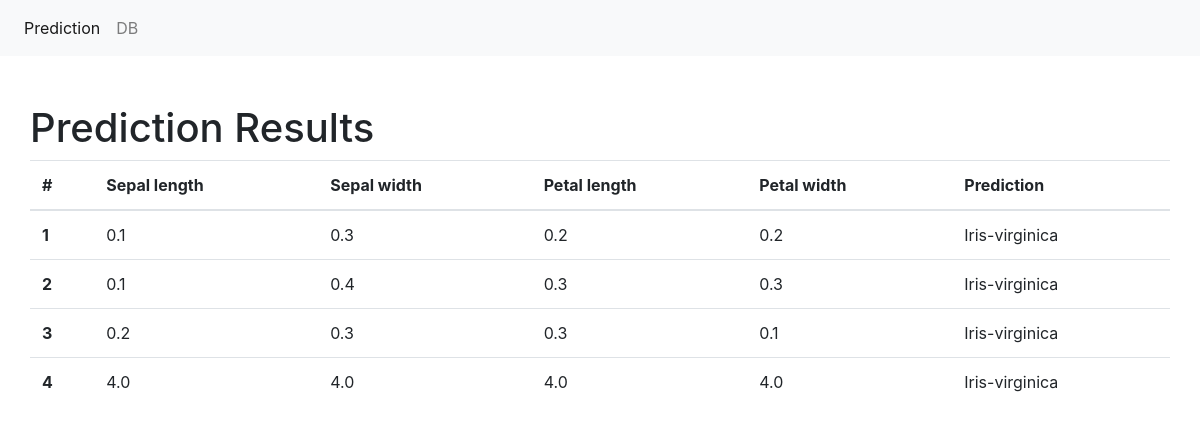
The app's page /results/ with its own data.
### predict/models.py (models this page shows, shortened)
class PredResults(models.Model):
    sepal_length = models.FloatField()
    sepal_width = models.FloatField()
    petal_length = models.FloatField()
    petal_width = models.FloatField()
    classification = models.CharField(max_length=30)

### predict/views.py (the view)
# urls.py: path('results/', views.view_results, name='results'),
def view_results(request):
    data = {"dataset": PredResults.objects.all()}
    return render(request, "results.html", data)

### templates/results.html
{% extends "base.html" %}
{% block main %}
    <div class="container pt-5">
        <div class="row">
        <h1>Prediction Results</h1>
            <table class="table">
                <thead>
                <tr>
                <th scope="col">#</th>
                <th scope="col">Sepal length</th>
                <th scope="col">Sepal width</th>
                <th scope="col">Petal length</th>
                <th scope="col">Petal width</th>
                <th scope="col">Prediction</th>
                </tr>
                </thead>
                <tbody>
                {% for data in dataset %}
                    <tr>
                    <th scope="row">{{ data.id }}</th>
                    <td>{{ data.sepal_length }}</td>
                    <td>{{ data.sepal_width }}</td>
                    <td>{{ data.petal_length }}</td>
                    <td>{{ data.petal_width }}</td>
                    <td>{{ data.classification }}</td>
                    </tr>
                {% endfor %}
                </tbody>
            </table>
        </div>
    </div>
{% endblock %}

### templates/base.html (shortened to what this page needs)
<!doctype html>
<html lang="en">
    <head>
    <link rel="stylesheet" href="https://stackpath.bootstrapcdn.com/bootstrap/4.4.1/css/bootstrap.min.css">
    </head>
    <body>
    <nav class="navbar navbar-expand-lg navbar-light bg-light">
        <div class="collapse navbar-collapse" id="navbarSupportedContent">
            <ul class="navbar-nav mr-auto">
                <li class="nav-item active">
                    <a class="nav-link" href="/">Prediction <span class="sr-only">(current)</span></a>
                </li>
                <li class="nav-item">
                    <a class="nav-link" href="/results">DB</a>
                </li>
            </ul>
        </div>
    </nav>
    {% block main %}
    {% endblock %}
    </body>
</html>

### records on screen
PredResults: id "1", sepal_length "0.1", sepal_width "0.3", petal_length "0.2", petal_width "0.2", classification "Iris-virginica"
PredResults: id "2", sepal_length "0.1", sepal_width "0.4", petal_length "0.3", petal_width "0.3", classification "Iris-virginica"
PredResults: id "3", sepal_length "0.2", sepal_width "0.3", petal_length "0.3", petal_width "0.1", classification "Iris-virginica"
PredResults: id "4", sepal_length "4.0", sepal_width "4.0", petal_length "4.0", petal_width "4.0", classification "Iris-virginica"
